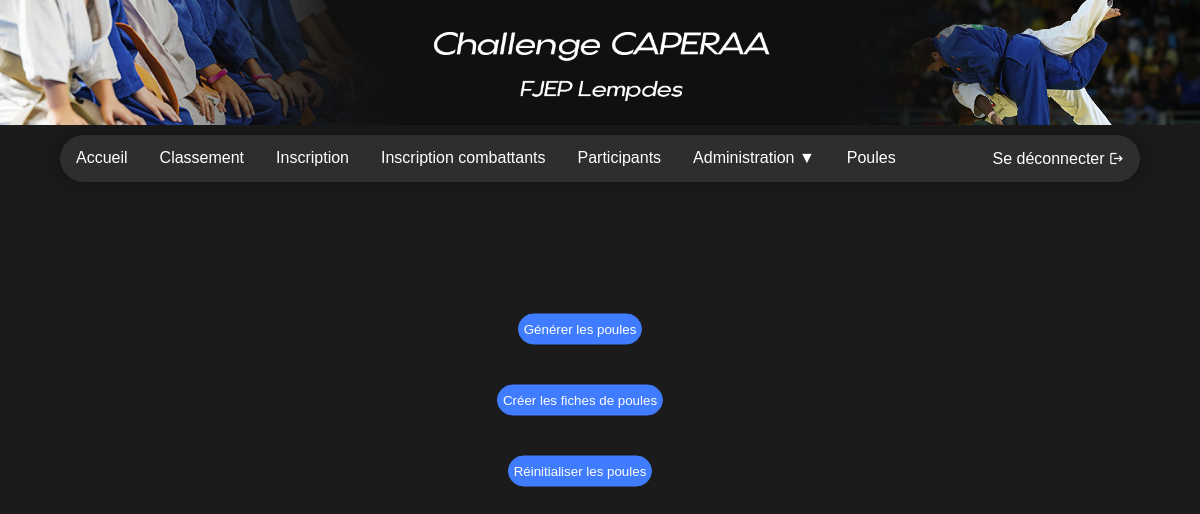
The app's page /poules.php (signed in), older data.
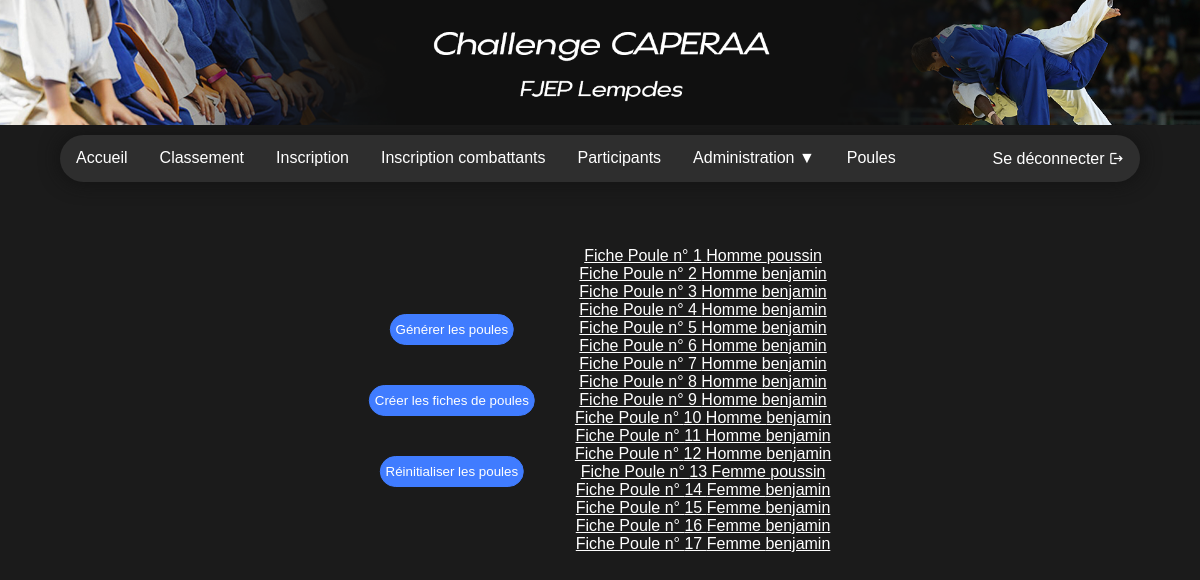
The same page, newer data.
### tables this page shows
CREATE TABLE `participants` (
  `idParticipant` int(11) NOT NULL,
  `Nom` varchar(255) NOT NULL,
  `Prenom` varchar(255) NOT NULL,
  `Sexe` varchar(5) NOT NULL,
  `Age` int(11) NOT NULL,
  `Poids` int(11) NOT NULL,
  `Ceinture` varchar(255) NOT NULL,
  `Nom_club` varchar(255) NOT NULL,
  `points` int(11) DEFAULT '0',
  `Poule` int(11) DEFAULT NULL
);

### fonctions.php (the view, shortened to what this page needs)
<?php
function poules($db){
	echo '<ul class="poules" style="text-align: center;">';
	$req_ma_table = $db->prepare("SELECT MAX(Poule) FROM participants");
    $req_ma_table->execute();
    $result_req_ma_table = $req_ma_table->fetchAll();
	foreach ($result_req_ma_table as $result) {
		$max_poule = $result['MAX(Poule)'];
	}
	for($i=1;$i<=$max_poule;$i++){
		$req_ma_table = $db->prepare("SELECT * FROM participants WHERE Poule = $i");
		$req_ma_table->execute();
		$result_req_ma_table = $req_ma_table->fetchAll();
		foreach ($result_req_ma_table as $result) {
			$agee = $result['Age'];
			$sexe = $result['Sexe'];
		}
		if($agee == 8 || $agee == 9) $age = 'poussin';
		if($agee == 10 || $agee == 11) $age = 'benjamin';
		echo '<li class="poule" style="list-style-type: none;">';
		echo '<a href=\'poules/poule'.$i.'-'.$sexe.'-'.$age.'.php\'>Fiche Poule n° '.$i.' '.$sexe.' '.$age.'</a>';
		echo '</li>';
	}
	echo '</ul>';
}
?>

### base.php (shortened to what this page needs)
<?php
$db = new PDO('mysql:host=localhost;dbname=caperaa;charset=utf8', 'root', 'root');
function get_rolee($db,$email){
	$req_ma_table = $db->prepare("SELECT Role FROM utilisateurs WHERE email = '$email'");
	$req_ma_table->execute();
	$result_req_ma_table = $req_ma_table->fetchAll();
	foreach ($result_req_ma_table as $result) {
		$role = $result['Role'];
	}
	return $role;
}
?>
<!DOCTYPE html>
<html lang="fr">
<head>
  <link href="http://fonts.cdnfonts.com/css/gotham" rel="stylesheet">
  <link rel="stylesheet" href="style.css">
</head>
<body>
<img src="Banniere.png" width=100% id="baniere">
  <ul class="menu">
    <li class="menu"><a class="menu" href="index.php">Accueil</a></li>
    <li class="menu"><a class="menu" href="classement.php">Classement</a></li>
    <?php
    if(!isset($_SESSION['email']) || get_rolee($db,$_SESSION['email']) == "Administrateur"){
      echo '<li class="menu"><a class="menu" href="inscription.php">Inscription</a></li>';
    }
    if (get_rolee($db,$_SESSION['email']) == "Administrateur" || get_rolee($db,$_SESSION['email']) == "Entraineur") {
      echo '<li class="menu"><a class="menu" href="inscription-combatant.php">Inscription combattants</a></li>';
    }
    if (get_rolee($db,$_SESSION['email']) == "Administrateur" || get_rolee($db,$_SESSION['email']) == "Organisateur") {
      echo '<li class="menu"><a class="menu" href="participant.php">Participants</a></li>';
    }
    if (get_rolee($db,$_SESSION['email']) == "Administrateur") {
    echo'
    <li class="dropdown menu">
    <a class="menu">Administration
    <span>&#9660;</span></a>
    <div class="dropdown-content">
    <a class="menu" href="demande-inscription.php">Demandes d\'inscription</a>
    <a class="menu" href="users.php">Gérer les utilisateurs</a>
    </div>
    </li>';
    }
    if (get_rolee($db,$_SESSION['email']) == "Administrateur" || get_rolee($db,$_SESSION['email']) == "Jury") {
      echo '<li class="menu"><a class="menu" href="poules.php">Poules</a></li>';
     }
    if(isset($_SESSION['email'])){
      echo '<li style="float:right"><a class="menu" href="logout.php">Se déconnecter <span class="material-icons icon">logout</span> </a></li>';
    }
    ?>
  </ul>

### poules.php (shortened to what this page needs)
<?php
include 'base.php';
include 'fonctions.php';
    ?>
    <div class='grid-poules'>
        <div class="btn_poules">
            <form method="post">
                <input class="poules" type="submit" name="generate"  value="Générer les poules" id="generate" />
                <input class="poules" type="submit" name="fiches"  value="Créer les fiches de poules" id="fiches" />
                <input class="poules" type="submit" name="reset"  value="Réinitialiser les poules" id="reset" />
            </form>
        </div>
        <div class="list_poules">
            <?php
            poules($db);
            ?>
        </div>
    </div>

### style.css (style rules this page uses)
body { margin: 0; background-color: #1B1B1B; color: white; font-family: 'Gotham', sans-serif; text-decoration: none; }
a:link { color: white; }
#baniere { backdrop-filter: blur(1000px); }
ul.menu { list-style-type: none; margin: 0; padding: 0; overflow: hidden; background-color: rgb(46, 46, 46); max-height: 52px; border-radius: 50px; transition: ease-in-out 0.25s; box-shadow: 0px 0px 20px rgb(17, 17, 17); width: 90%; margin-left: 5%; margin-top: 0.5%; margin-bottom: 0.5%; }
li.menu { float: left; }
li a.menu { display: block; color: white; text-align: center; padding: 14px 16px; text-decoration: none; }
span.icon { font-size: 15px; text-align: center; position: relative; transform: translate(-0%,15%); }
input.poules { transition: ease-in-out 0.25s; background-color: #407cff; border: 1px solid #407cff; border-radius: 8px; margin: 20px auto; padding: 7px 5px; border-radius: 24px; color: white; }
.dropdown { position: relative; display: inline-block; cursor: default; }
div.grid-poules { display: grid; grid-template-columns: auto auto; position: absolute; top: 50%; left: 50%; transform: translate(-50%, -50%); }
div.btn_poules { display: flex; align-items: center; }
.btn_poules form { display: flex; flex-direction: column; }

Row changes from the older to the newer data that the page shows:
added participants: Sexe "Homme", Age "poussin"
added participants: Sexe "Homme", Age "benjamin"
added participants: Sexe "Homme", Age "benjamin"
added participants: Sexe "Homme", Age "benjamin"
added participants: Sexe "Homme", Age "benjamin"
added participants: Sexe "Homme", Age "benjamin"
added participants: Sexe "Homme", Age "benjamin"
added participants: Sexe "Homme", Age "benjamin"
added participants: Sexe "Homme", Age "benjamin"
added participants: Sexe "Homme", Age "benjamin"
added participants: Sexe "Homme", Age "benjamin"
added participants: Sexe "Homme", Age "benjamin"
added participants: Sexe "Femme", Age "poussin"
added participants: Sexe "Femme", Age "benjamin"
added participants: Sexe "Femme", Age "benjamin"
added participants: Sexe "Femme", Age "benjamin"
added participants: Sexe "Femme", Age "benjamin"
